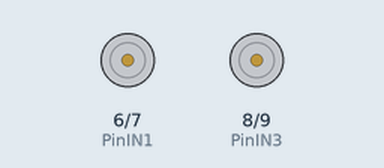
Simulated run of this sketch. Board: Arduino Uno, built with avr-gcc and run on an emulated ATmega328P. On the bench: motor-driver pin pairs drawn as motors (green arrow = first pin HIGH = forward, orange = second pin HIGH = backward, longer = more drive, scaled by the enable pin).

Above: at 0.1 s.
At 1.1 s:
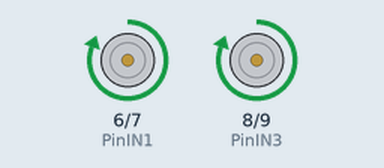
Timing chart, 0 to 2.6 s (numbered marks = the images above):
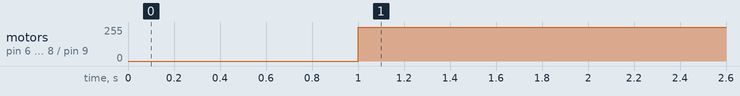

The sketch:

encenderMotor.ino
```cpp
int PinIN1 = 6;
int PinIN2 = 7;
int PinIN3 = 8;
int PinIN4 = 9;
int ENA = 5;
int ENB = 10;
int speed = 255;

void setup() {
  // put your setup code here, to run once:
  pinMode(PinIN1, OUTPUT);
  pinMode(PinIN2, OUTPUT);
  pinMode(PinIN3, OUTPUT);
  pinMode(PinIN4, OUTPUT);
  pinMode(ENA,OUTPUT);
  pinMode(ENB,OUTPUT);
  delay(1000);
}

void loop() {
  // put your main code here, to run repeatedly:
  digitalWrite(PinIN1, HIGH);
  digitalWrite(PinIN2, LOW);
  digitalWrite(PinIN3, HIGH);
  digitalWrite(PinIN4, LOW);
  digitalWrite(ENA,speed);
  digitalWrite(ENB,speed);
}
```

Measured:
- by itself, motor on pin 6 (PinIN1) / pin 7 (PinIN2), motor on pin 8 (PinIN3) / pin 9 (PinIN4): stopped → forward 255/255 at 1.0 s
